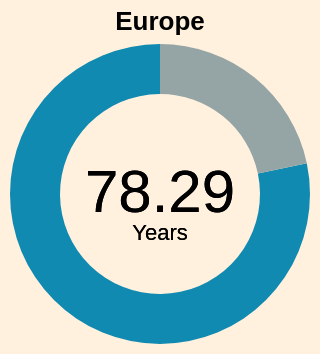

Here is the Vega-Lite specification saved for this chart:
### Vega-Lite specification from a JSON file in a GitHub repository (floating-point values rounded to 4 significant figures)
{"$schema": "https://vega.github.io/schema/vega-lite/v5.json", "width": 150, "height": 150, "config": {"view": {"stroke": null}, "background": "#fff1de"}, "title": {"text": "Europe"}, "data": {"values": [{"Continent": "Europe", "Avg_LE": "78.28989648"}, {"Continent": "Remaining", "Avg_LE": "21.71010352"}]}, "layer": [{"mark": {"type": "arc", "innerRadius": 50}}, {"mark": {"type": "text", "text": "78.29", "fontSize": 30}, "encoding": {"color": {"value": "black"}}}, {"mark": {"type": "text", "text": "Years", "dy": 20}, "encoding": {"color": {"value": "black"}}}], "encoding": {"theta": {"field": "Avg_LE", "type": "quantitative"}, "color": {"field": "Continent", "type": "nominal", "legend": null, "scale": {"domain": ["Europe", "Remaining"], "range": ["#118ab2", "#95A5A6"]}}, "tooltip": [{"field": "Continent", "type": "nominal", "title": "Continent"}, {"field": "Avg_LE", "type": "quantitative", "title": "Life Expectancy (years)", "format": ".2f"}]}}
